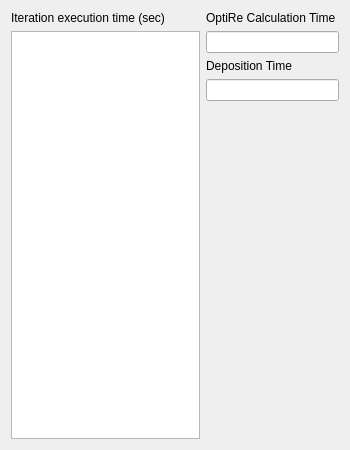
<?xml version="1.0" encoding="UTF-8"?>
<ui version="4.0">
 <class>IterationExecutionTimeDialog</class>
 <widget class="QDialog" name="IterationExecutionTimeDialog">
  <property name="geometry">
   <rect>
    <x>0</x>
    <y>0</y>
    <width>350</width>
    <height>450</height>
   </rect>
  </property>
  <property name="windowTitle">
   <string>Iteration Execution Time </string>
  </property>
  <layout class="QHBoxLayout" name="horizontalLayout" stretch="255,1">
   <item>
    <layout class="QVBoxLayout" name="verticalLayout_2">
     <item>
      <widget class="QLabel" name="label">
       <property name="text">
        <string>Iteration execution time (sec)</string>
       </property>
      </widget>
     </item>
     <item>
      <widget class="QListView" name="listViewIterationExecTime"/>
     </item>
    </layout>
   </item>
   <item>
    <layout class="QVBoxLayout" name="verticalLayout">
     <item>
      <widget class="QLabel" name="label_2">
       <property name="text">
        <string>OptiRe Calculation Time </string>
       </property>
      </widget>
     </item>
     <item>
      <widget class="QLineEdit" name="lineEditOptiReCalculationTime"/>
     </item>
     <item>
      <widget class="QLabel" name="label_3">
       <property name="text">
        <string>Deposition Time</string>
       </property>
      </widget>
     </item>
     <item>
      <widget class="QLineEdit" name="lineEditDepositionTime"/>
     </item>
     <item>
      <spacer name="verticalSpacer">
       <property name="orientation">
        <enum>Qt::Vertical</enum>
       </property>
       <property name="sizeHint" stdset="0">
        <size>
         <width>20</width>
         <height>40</height>
        </size>
       </property>
      </spacer>
     </item>
    </layout>
   </item>
  </layout>
 </widget>
 <resources/>
 <connections/>
</ui>
